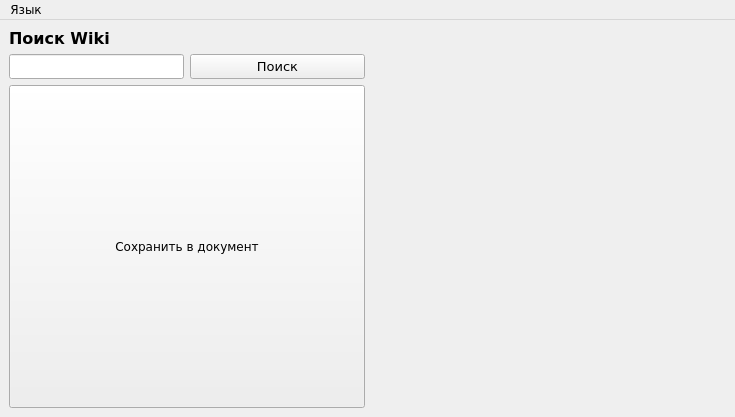
<?xml version="1.0" encoding="UTF-8"?>
<ui version="4.0">
 <class>MainWindow</class>
 <widget class="QMainWindow" name="MainWindow">
  <property name="geometry">
   <rect>
    <x>0</x>
    <y>0</y>
    <width>735</width>
    <height>417</height>
   </rect>
  </property>
  <property name="sizePolicy">
   <sizepolicy hsizetype="Minimum" vsizetype="Minimum">
    <horstretch>0</horstretch>
    <verstretch>0</verstretch>
   </sizepolicy>
  </property>
  <property name="windowTitle">
   <string>Wiki search</string>
  </property>
  <widget class="QWidget" name="centralwidget">
   <property name="sizePolicy">
    <sizepolicy hsizetype="Minimum" vsizetype="Maximum">
     <horstretch>0</horstretch>
     <verstretch>0</verstretch>
    </sizepolicy>
   </property>
   <layout class="QHBoxLayout" name="horizontalLayout_2">
    <item>
     <layout class="QVBoxLayout" name="verticalLayout">
      <item>
       <widget class="QLabel" name="label_label">
        <property name="sizePolicy">
         <sizepolicy hsizetype="Maximum" vsizetype="Maximum">
          <horstretch>0</horstretch>
          <verstretch>0</verstretch>
         </sizepolicy>
        </property>
        <property name="font">
         <font>
          <family>Verdana</family>
          <pointsize>12</pointsize>
          <weight>75</weight>
          <bold>true</bold>
         </font>
        </property>
        <property name="text">
         <string>Поиск Wiki</string>
        </property>
       </widget>
      </item>
      <item>
       <layout class="QHBoxLayout" name="horizontalLayout">
        <item>
         <widget class="QLineEdit" name="search_entry">
          <property name="sizePolicy">
           <sizepolicy hsizetype="Minimum" vsizetype="Maximum">
            <horstretch>0</horstretch>
            <verstretch>0</verstretch>
           </sizepolicy>
          </property>
          <property name="font">
           <font>
            <family>Verdana</family>
            <pointsize>10</pointsize>
           </font>
          </property>
         </widget>
        </item>
        <item>
         <widget class="QPushButton" name="search_button">
          <property name="sizePolicy">
           <sizepolicy hsizetype="Minimum" vsizetype="Maximum">
            <horstretch>0</horstretch>
            <verstretch>0</verstretch>
           </sizepolicy>
          </property>
          <property name="font">
           <font>
            <family>Verdana</family>
            <pointsize>10</pointsize>
           </font>
          </property>
          <property name="text">
           <string>Поиск</string>
          </property>
         </widget>
        </item>
       </layout>
      </item>
      <item>
       <widget class="QPushButton" name="save_button">
        <property name="sizePolicy">
         <sizepolicy hsizetype="Minimum" vsizetype="Minimum">
          <horstretch>0</horstretch>
          <verstretch>0</verstretch>
         </sizepolicy>
        </property>
        <property name="font">
         <font>
          <family>Verdana</family>
         </font>
        </property>
        <property name="text">
         <string>Сохранить в документ</string>
        </property>
       </widget>
      </item>
     </layout>
    </item>
    <item>
     <layout class="QVBoxLayout" name="verticalLayout_2">
      <item>
       <widget class="QLabel" name="heading_label">
        <property name="sizePolicy">
         <sizepolicy hsizetype="Maximum" vsizetype="Maximum">
          <horstretch>0</horstretch>
          <verstretch>0</verstretch>
         </sizepolicy>
        </property>
        <property name="font">
         <font>
          <family>Verdana</family>
          <pointsize>12</pointsize>
          <weight>75</weight>
          <bold>true</bold>
         </font>
        </property>
        <property name="text">
         <string/>
        </property>
        <property name="scaledContents">
         <bool>false</bool>
        </property>
       </widget>
      </item>
      <item>
       <widget class="QLabel" name="text_label">
        <property name="sizePolicy">
         <sizepolicy hsizetype="Minimum" vsizetype="Minimum">
          <horstretch>0</horstretch>
          <verstretch>0</verstretch>
         </sizepolicy>
        </property>
        <property name="font">
         <font>
          <family>Verdana</family>
          <pointsize>10</pointsize>
         </font>
        </property>
        <property name="text">
         <string/>
        </property>
        <property name="wordWrap">
         <bool>true</bool>
        </property>
       </widget>
      </item>
      <item>
       <widget class="QLabel" name="image_label">
        <property name="sizePolicy">
         <sizepolicy hsizetype="Ignored" vsizetype="Ignored">
          <horstretch>0</horstretch>
          <verstretch>0</verstretch>
         </sizepolicy>
        </property>
        <property name="font">
         <font>
          <family>Verdana</family>
          <pointsize>10</pointsize>
         </font>
        </property>
        <property name="text">
         <string/>
        </property>
        <property name="scaledContents">
         <bool>true</bool>
        </property>
       </widget>
      </item>
     </layout>
    </item>
   </layout>
  </widget>
  <widget class="QMenuBar" name="menubar">
   <property name="geometry">
    <rect>
     <x>0</x>
     <y>0</y>
     <width>735</width>
     <height>20</height>
    </rect>
   </property>
   <property name="font">
    <font>
     <family>Verdana</family>
    </font>
   </property>
   <widget class="QMenu" name="menu">
    <property name="font">
     <font>
      <family>Verdana</family>
     </font>
    </property>
    <property name="title">
     <string>Язык</string>
    </property>
    <addaction name="action"/>
    <addaction name="action_2"/>
    <addaction name="action_3"/>
    <addaction name="action_4"/>
    <addaction name="action_5"/>
   </widget>
   <addaction name="menu"/>
  </widget>
  <action name="action">
   <property name="checkable">
    <bool>false</bool>
   </property>
   <property name="text">
    <string>Английский</string>
   </property>
   <property name="font">
    <font>
     <family>Verdana</family>
    </font>
   </property>
  </action>
  <action name="action_2">
   <property name="text">
    <string>Немецкий</string>
   </property>
  </action>
  <action name="action_3">
   <property name="text">
    <string>Русский</string>
   </property>
  </action>
  <action name="action_4">
   <property name="text">
    <string>Польский</string>
   </property>
  </action>
  <action name="action_5">
   <property name="text">
    <string>Французский</string>
   </property>
  </action>
 </widget>
 <resources/>
 <connections/>
</ui>
